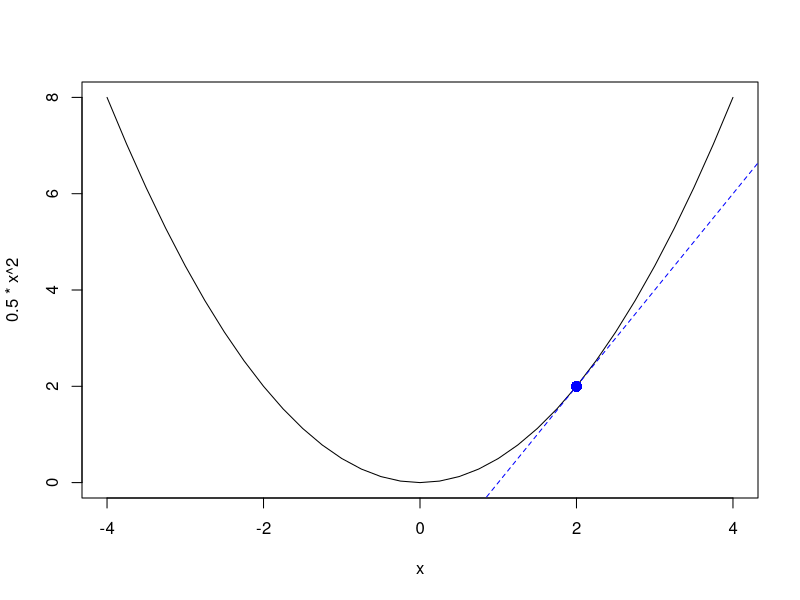

Recreate this plot in R.
## ---- chunk 1
knitr::opts_chunk$set(echo = FALSE)
## ---- chunk 2
x = seq(-4, 4, 0.25)
plot(x, 0.5*x^2, type = "l")
points(2, 2, pch = 16, cex = 1.5, col = "blue")
abline(a = -2, b = 2, lty = "dashed", col = "blue")
